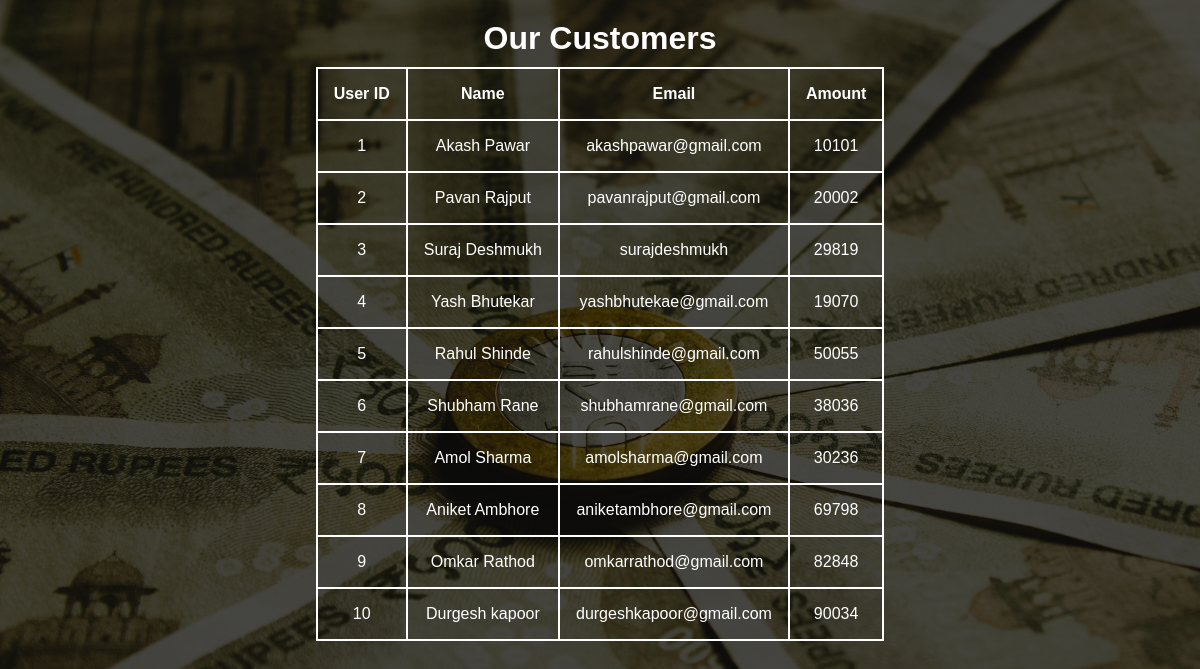
The app's page /customers/ with its own data.
### BanksWorking/models.py (models this page shows, shortened)
class Customer(models.Model):
    user_id = models.IntegerField()
    name = models.CharField(max_length=122)
    email = models.CharField(max_length=255)
    phone = models.IntegerField()
    transaction_date = models.DateField()
    amount=models.IntegerField()

### BanksWorking/views.py (the view)
# urls.py: path('customers/',views.view_customer,name='view'),
def view_customer(request):
    customer = Customer.objects.all()
    return render(request,'view.html',{'vc':customer})

### BanksWorking/templates/view.html (shortened to what this page needs)
<!DOCTYPE html>
{% load static %}
<html lang="en">
<head>
    <link rel="stylesheet" href="{% static 'view.css' %}">
</head>
<body>
    <h1>Our Customers</h1>
    <div class="table">
        {%if vc%}
        <table>
            <tr>
                <th>User ID</th>
                <th>Name</th>
                <th>Email</th>
                <th>Amount</th>
            </tr>
            {%for s in vc %}
            <tr>
                <td>{{s.user_id}}</td>
                <td>{{s.name}}</td>
                <td>{{s.email}}</td>
                <td>{{s.amount}}</td>
            </tr>
            {% endfor %}
            {% endif %}
        </table>
    </div>
</body>
</html>

### BanksWorking/static/view.css (style rules this page uses)
* { margin: 0; padding: 0; box-sizing: border-box; font-family: 'Poppins', sans-serif; }
body { background-image:linear-gradient(rgba(0, 0, 0, 0.7),rgba(0,0,0,0.7)),url('bg.jpg'); background-position: center; background-repeat: no-repeat; background-size: cover; height: 100vh; }
table,th,td { border: 2px solid #fff; border-collapse: collapse; padding: 16px; margin: auto; color: #fff; }
body,h1 { text-align: center; }
body,h1 { width: 80%; margin: auto; text-align: center; padding: 10px; color: #fff; }

### records on screen
Customer: user_id "1", name "Akash Pawar", email "akashpawar@gmail.com", amount "10101"
Customer: user_id "2", name "Pavan Rajput", email "pavanrajput@gmail.com", amount "20002"
Customer: user_id "3", name "Suraj Deshmukh", email "surajdeshmukh", amount "29819"
Customer: user_id "4", name "Yash Bhutekar", email "yashbhutekae@gmail.com", amount "19070"
Customer: user_id "5", name "Rahul Shinde", email "rahulshinde@gmail.com", amount "50055"
Customer: user_id "6", name "Shubham Rane", email "shubhamrane@gmail.com", amount "38036"
Customer: user_id "7", name "Amol Sharma", email "amolsharma@gmail.com", amount "30236"
Customer: user_id "8", name "Aniket Ambhore", email "aniketambhore@gmail.com", amount "69798"
Customer: user_id "9", name "Omkar Rathod", email "omkarrathod@gmail.com", amount "82848"
Customer: user_id "10", name "Durgesh kapoor", email "durgeshkapoor@gmail.com", amount "90034"
